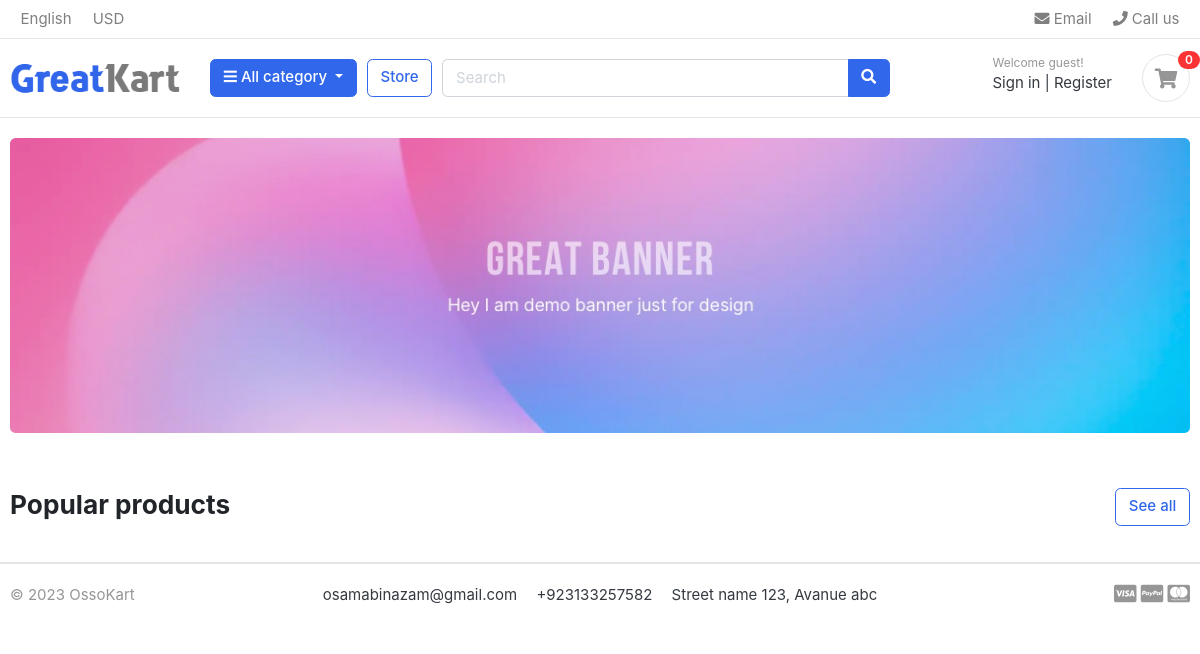
The app's page /, older data.
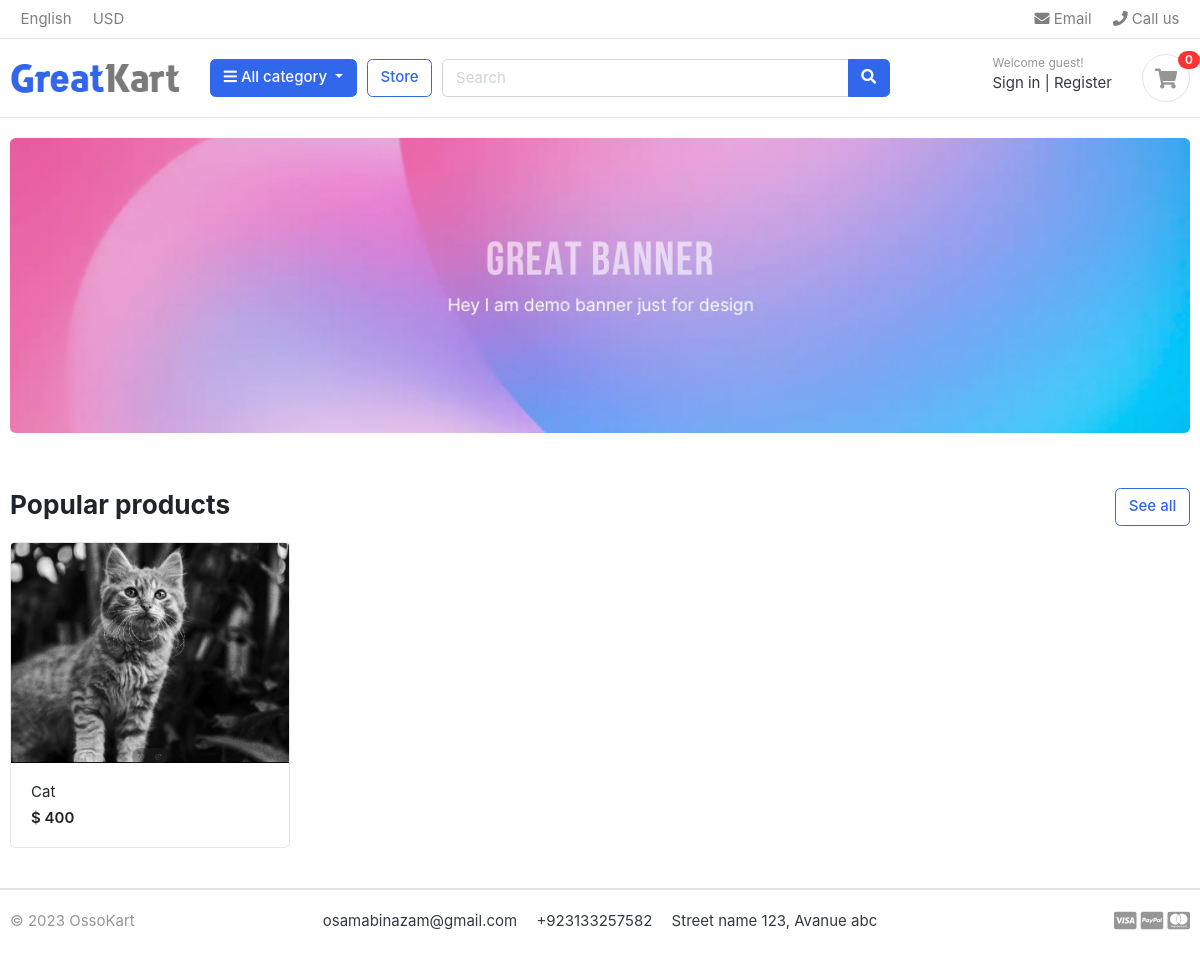
The same page, newer data.
### store/models.py (models this page shows, shortened)
class Product(models.Model):
    product_name = models.CharField(max_length=100,unique=True)
    slug = models.SlugField(max_length=200, unique=True)
    product_description = models.TextField(max_length=500, default="")
    price = models.IntegerField()
    image = models.ImageField(upload_to="./photos/products")
    stock = models.IntegerField()
    is_available = models.BooleanField(default=True);
    category = models.ForeignKey(Category, on_delete= models.CASCADE)
    create_date = models.DateTimeField(auto_now_add=True)
    modify_date = models.DateTimeField(auto_now = True)
    def get_url(self):
        return reverse('product-detail', args=[self.category.slug, self.slug])

### ossocart/views.py (the view)
# urls.py: path('', Home, name='home'),
def Home(request):
    products = Product.objects.all().filter(is_available=True)
    context = {
        'products':products
    }
    return render(request, 'ossocart/home.html', context)

### category/context_processors.py (called while the page is built)
def menu_links(request):
    links = Category.objects.all()
    return dict(links=links)

### category/models.py (called while the page is built)
    def get_url (self):
        return reverse("products_by_category", args=[self.slug])

### ossocart/templates/ossocart/home.html
{% extends './base.html' %}
{% load static %}
{% block content %}
<section class="section-intro padding-y-sm">
	<div class="container">
	<div class="intro-banner-wrap">
		<img src="{% static 'images/banners/1.jpg' %}" class="img-fluid rounded">
	</div>
	</div>
	</section>
	<section class="section-name padding-y-sm">
	<div class="container">
	<header class="section-heading">
		<a href="{% url 'store' %}" class="btn btn-outline-primary float-right">See all</a>
		<h3 class="section-title">Popular products</h3>
	</header>
	<div class="row">
		{% for product in products %}
		<div class="col-md-3">
			<div class="card card-product-grid">
				<a href="{{product.get_url}}" class="img-wrap"> <img src="{{product.image.url}}"> </a>
				<figcaption class="info-wrap">
					<a href="{{product.get_url}}" class="title">{{product.product_name}}</a>
					<div class="price mt-1">$ {{product.price}}</div>
				</figcaption>
			</div>
		</div>
		{% endfor %}
	</div>
	</div>
	</section>
{% endblock content %}

Row changes from the older to the newer data that the page shows:
added Product: image (picture), product_name "Cat", price "400"
